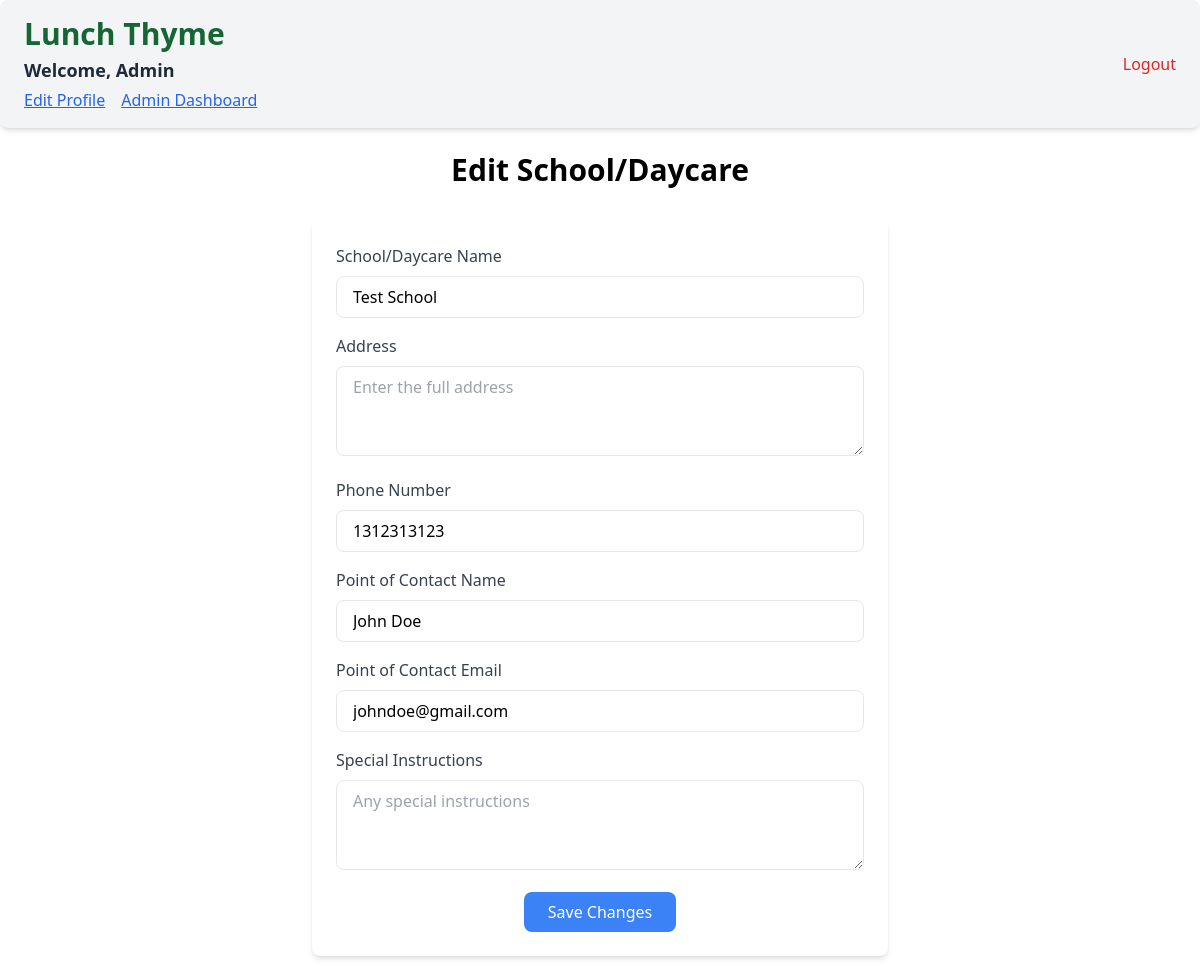
Page /edit-school/1 (signed in) on the earlier database version.
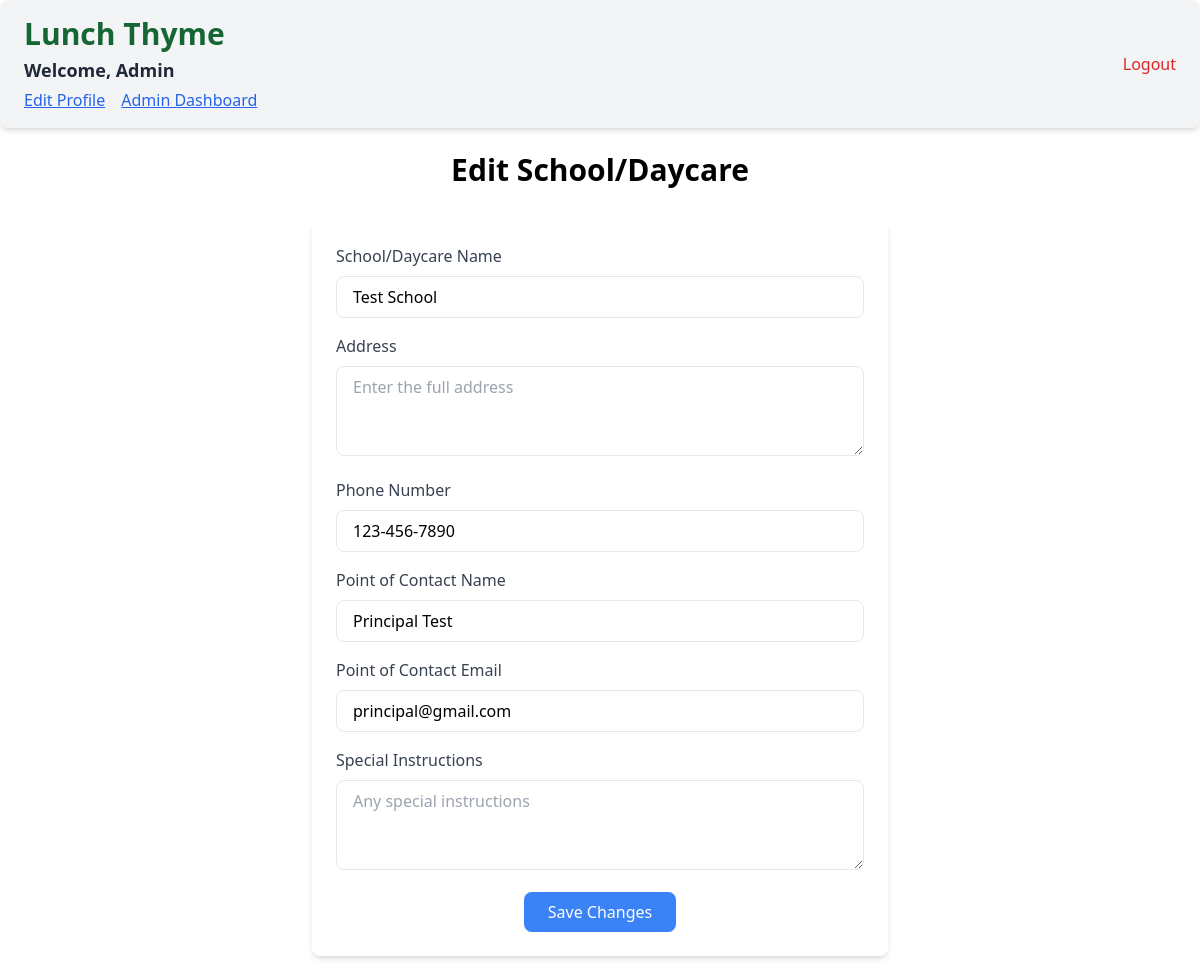
Same page on the later database version.
### app/models.py (models this page shows, shortened)
class School(db.Model):
    __tablename__ = 'schools'
    id = db.Column(db.Integer, primary_key=True, autoincrement=True)
    name = db.Column(db.String(100), nullable=False, unique=True)
    address = db.Column(db.String(255), nullable=False)
    phone_number = db.Column(db.String(15), nullable=False)
    contact_name = db.Column(db.String(100), nullable=False)
    contact_email = db.Column(db.String(120), nullable=False)
    special_instructions = db.Column(db.Text, nullable=True)
    total_students = db.Column(db.Integer, nullable=True)
    children = db.relationship('Child', back_populates='school', cascade='all, delete-orphan')

### app/routes/admin.py (the view)
@admin.route('/edit-school/<int:id>', methods=['GET'])
@login_required
def edit_school(id):
    if not current_user.is_admin:
        return redirect('/')
    school = School.query.get(id)
    return render_template('edit_school.html', school=school)

### app/templates/edit_school.html
{% extends "_layout.html" %}
{% block content %}
<div class="container mx-auto p-6">
    <h2 class="text-3xl font-semibold text-center mb-8">Edit School/Daycare</h2>
    <div class="bg-white p-6 rounded-lg shadow-md max-w-xl mx-auto">
        <form method="POST" action="/edit-school/{{ school.id }}">
            <div class="mb-4">
                <label for="school_name" class="block text-gray-700 font-medium mb-2" >School/Daycare Name</label>
                <input type="text" id="school_name" name="school_name" class="w-full px-4 py-2 border rounded-lg focus:ring-2 focus:ring-blue-500 focus:outline-none" placeholder="Enter the school or daycare name" value="{{ school.name }}" required>
            </div>
            <div class="mb-4">
                <label for="address" class="block text-gray-700 font-medium mb-2">Address</label>
                <textarea id="address" name="address" class="w-full px-4 py-2 border rounded-lg focus:ring-2 focus:ring-blue-500 focus:outline-none" rows="3" placeholder="Enter the full address" required value="{{ school.address }}"></textarea>
            </div>
            <div class="mb-4">
                <label for="phone_number" class="block text-gray-700 font-medium mb-2">Phone Number</label>
                <input type="tel" id="phone_number" name="phone_number" class="w-full px-4 py-2 border rounded-lg focus:ring-2 focus:ring-blue-500 focus:outline-none" placeholder="Enter phone number" required value="{{ school.phone_number }}">
            </div>
            <div class="mb-4">
                <label for="contact_name" class="block text-gray-700 font-medium mb-2">Point of Contact Name</label>
                <input type="text" id="contact_name" name="contact_name" class="w-full px-4 py-2 border rounded-lg focus:ring-2 focus:ring-blue-500 focus:outline-none" placeholder="Enter contact person's name" required value="{{ school.contact_name }}">
            </div>
            <div class="mb-4">
                <label for="contact_email" class="block text-gray-700 font-medium mb-2">Point of Contact Email</label>
                <input type="email" id="contact_email" name="contact_email" class="w-full px-4 py-2 border rounded-lg focus:ring-2 focus:ring-blue-500 focus:outline-none" placeholder="Enter contact person's email" required value="{{ school.contact_email }}">
            </div>
            <div class="mb-4">
                <label for="special_instructions" class="block text-gray-700 font-medium mb-2">Special Instructions</label>
                <textarea id="special_instructions" name="special_instructions" class="w-full px-4 py-2 border rounded-lg focus:ring-2 focus:ring-blue-500 focus:outline-none" rows="3" placeholder="Any special instructions" value="{{ school.special_instructions }}"></textarea>
            </div>
            <div class="text-center">
                <button type="submit" class="bg-blue-500 text-white px-6 py-2 rounded-lg hover:bg-blue-600 focus:ring-4 focus:ring-blue-300">
                    Save Changes
                </button>
            </div>
        </form>
    </div>
</div>
{% endblock %}

Differences in the rows shown:
changed School "Test School": phone_number "1312313123" → "123-456-7890"; contact_name "John Doe" → "Principal Test"; contact_email "johndoe@gmail.com" → "principal@gmail.com"
